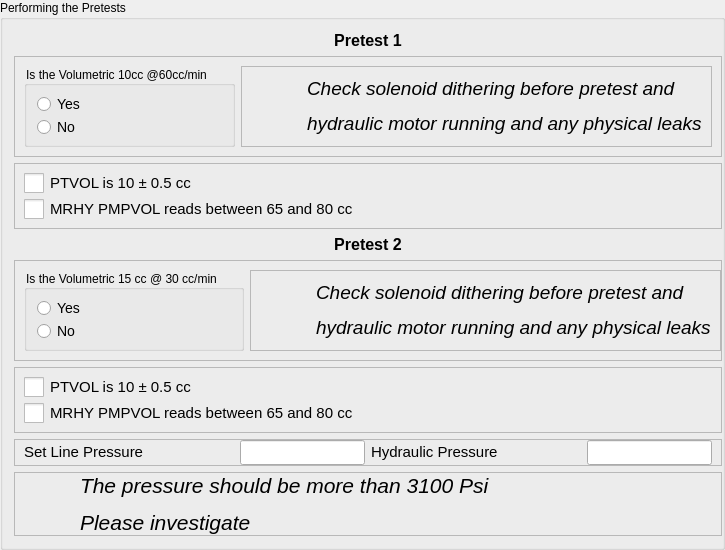
    <widget class="QGroupBox" name="groupBox">
     <property name="title">
      <string>Performing the Pretests</string>
     </property>
     <layout class="QVBoxLayout" name="verticalLayout_3">
      <property name="rightMargin">
       <number>0</number>
      </property>
      <item>
       <widget class="QLabel" name="label_11">
        <property name="text">
         <string>&lt;html&gt;&lt;head/&gt;&lt;body&gt;&lt;p align=&quot;center&quot;&gt;&lt;span style=&quot; font-size:12pt; font-weight:700;&quot;&gt;Pretest 1&lt;/span&gt;&lt;/p&gt;&lt;/body&gt;&lt;/html&gt;</string>
        </property>
       </widget>
      </item>
      <item>
       <widget class="QFrame" name="frame_21">
        <property name="frameShape">
         <enum>QFrame::Shape::StyledPanel</enum>
        </property>
        <property name="frameShadow">
         <enum>QFrame::Shadow::Raised</enum>
        </property>
        <layout class="QHBoxLayout" name="horizontalLayout_4">
         <item>
          <widget class="QGroupBox" name="groupBox_3">
           <property name="minimumSize">
            <size>
             <width>210</width>
             <height>0</height>
            </size>
           </property>
           <property name="styleSheet">
            <string notr="true">QGroupBox::title {
    font-size: 16px;
}
</string>
           </property>
           <property name="title">
            <string>Is the Volumetric 10cc @60cc/min</string>
           </property>
           <property name="checkable">
            <bool>false</bool>
           </property>
           <property name="checked">
            <bool>false</bool>
           </property>
           <layout class="QVBoxLayout" name="verticalLayout_13">
            <item>
             <widget class="QRadioButton" name="radioButton_5">
              <property name="styleSheet">
               <string notr="true">QRadioButton{
    font-size: 14px; /* Larger text */
}
QRadioButton::indicator {
    width: 15px; /* Larger checkbox square */
    height: 15px; /* Larger checkbox square */
}</string>
              </property>
              <property name="text">
               <string>Yes</string>
              </property>
             </widget>
            </item>
            <item>
             <widget class="QRadioButton" name="radioButton_6">
              <property name="styleSheet">
               <string notr="true">QRadioButton{
    font-size: 14px; /* Larger text */
}
QRadioButton::indicator {
    width: 15px; /* Larger checkbox square */
    height: 15px; /* Larger checkbox square */
}</string>
              </property>
              <property name="text">
               <string>No</string>
              </property>
             </widget>
            </item>
           </layout>
          </widget>
         </item>
         <item>
          <widget class="QFrame" name="frame_22">
           <property name="frameShape">
            <enum>QFrame::Shape::StyledPanel</enum>
           </property>
           <property name="frameShadow">
            <enum>QFrame::Shadow::Raised</enum>
           </property>
           <layout class="QHBoxLayout" name="horizontalLayout_20">
            <property name="spacing">
             <number>15</number>
            </property>
            <property name="topMargin">
             <number>0</number>
            </property>
            <property name="bottomMargin">
             <number>0</number>
            </property>
            <item>
             <widget class="QLabel" name="label_24">
              <property name="minimumSize">
               <size>
                <width>41</width>
                <height>41</height>
               </size>
              </property>
              <property name="maximumSize">
               <size>
                <width>41</width>
                <height>41</height>
               </size>
              </property>
              <property name="text">
               <string/>
              </property>
              <property name="pixmap">
               <pixmap resource="../../Images.qrc">:/Icons/Icons/risk-icon.png</pixmap>
              </property>
              <property name="scaledContents">
               <bool>true</bool>
              </property>
             </widget>
            </item>
            <item>
             <widget class="QLabel" name="label_25">
              <property name="text">
               <string>&lt;html&gt;&lt;head/&gt;&lt;body&gt;&lt;p&gt;&lt;span style=&quot; font-size:14pt; font-style:italic;&quot;&gt;Check solenoid dithering before pretest and &lt;/span&gt;&lt;/p&gt;&lt;p&gt;&lt;span style=&quot; font-size:14pt; font-style:italic;&quot;&gt;hydraulic motor running and any physical leaks&lt;/span&gt;&lt;/p&gt;&lt;/body&gt;&lt;/html&gt;</string>
              </property>
             </widget>
            </item>
           </layout>
          </widget>
         </item>
        </layout>
       </widget>
      </item>
      <item>
       <widget class="QFrame" name="frame_19">
        <property name="frameShape">
         <enum>QFrame::Shape::StyledPanel</enum>
        </property>
        <property name="frameShadow">
         <enum>QFrame::Shadow::Raised</enum>
        </property>
        <layout class="QVBoxLayout" name="verticalLayout_2">
         <item>
          <widget class="QCheckBox" name="checkBox_2">
           <property name="enabled">
            <bool>true</bool>
           </property>
           <property name="styleSheet">
            <string notr="true">QCheckBox {
    font-size: 15px; /* Larger text */
}
QCheckBox::indicator {
    width: 20px; /* Larger checkbox square */
    height: 20px; /* Larger checkbox square */
}</string>
           </property>
           <property name="text">
            <string>PTVOL is 10 ± 0.5 cc</string>
           </property>
          </widget>
         </item>
         <item>
          <widget class="QCheckBox" name="checkBox_5">
           <property name="enabled">
            <bool>true</bool>
           </property>
           <property name="styleSheet">
            <string notr="true">QCheckBox {
    font-size: 15px; /* Larger text */
}
QCheckBox::indicator {
    width: 20px; /* Larger checkbox square */
    height: 20px; /* Larger checkbox square */
}</string>
           </property>
           <property name="text">
            <string>MRHY PMPVOL reads between 65 and 80 cc</string>
           </property>
          </widget>
         </item>
        </layout>
       </widget>
      </item>
      <item>
       <widget class="QLabel" name="label_28">
        <property name="text">
         <string>&lt;html&gt;&lt;head/&gt;&lt;body&gt;&lt;p align=&quot;center&quot;&gt;&lt;span style=&quot; font-size:12pt; font-weight:700;&quot;&gt;Pretest 2&lt;/span&gt;&lt;/p&gt;&lt;/body&gt;&lt;/html&gt;</string>
        </property>
       </widget>
      </item>
      <item>
       <widget class="QFrame" name="frame_24">
        <property name="frameShape">
         <enum>QFrame::Shape::StyledPanel</enum>
        </property>
        <property name="frameShadow">
         <enum>QFrame::Shadow::Raised</enum>
        </property>
        <layout class="QHBoxLayout" name="horizontalLayout_5">
         <property name="rightMargin">
          <number>0</number>
         </property>
         <item>
          <widget class="QGroupBox" name="groupBox_4">
           <property name="minimumSize">
            <size>
             <width>210</width>
             <height>0</height>
            </size>
           </property>
           <property name="styleSheet">
            <string notr="true">QGroupBox::title {
    font-size: 16px;
}
</string>
           </property>
           <property name="title">
            <string>Is the Volumetric 15 cc @ 30 cc/min</string>
           </property>
           <property name="checkable">
            <bool>false</bool>
           </property>
           <property name="checked">
            <bool>false</bool>
           </property>
           <layout class="QVBoxLayout" name="verticalLayout_14">
            <item>
             <widget class="QRadioButton" name="radioButton_7">
              <property name="styleSheet">
               <string notr="true">QRadioButton{
    font-size: 14px; /* Larger text */
}
QRadioButton::indicator {
    width: 15px; /* Larger checkbox square */
    height: 15px; /* Larger checkbox square */
}</string>
              </property>
              <property name="text">
               <string>Yes</string>
              </property>
             </widget>
            </item>
            <item>
             <widget class="QRadioButton" name="radioButton_8">
              <property name="styleSheet">
               <string notr="true">QRadioButton{
    font-size: 14px; /* Larger text */
}
QRadioButton::indicator {
    width: 15px; /* Larger checkbox square */
    height: 15px; /* Larger checkbox square */
}</string>
              </property>
              <property name="text">
               <string>No</string>
              </property>
             </widget>
            </item>
           </layout>
          </widget>
         </item>
         <item>
          <widget class="QFrame" name="frame_25">
           <property name="frameShape">
            <enum>QFrame::Shape::StyledPanel</enum>
           </property>
           <property name="frameShadow">
            <enum>QFrame::Shadow::Raised</enum>
           </property>
           <layout class="QHBoxLayout" name="horizontalLayout_22">
            <property name="spacing">
             <number>15</number>
            </property>
            <property name="topMargin">
             <number>0</number>
            </property>
            <property name="bottomMargin">
             <number>0</number>
            </property>
            <item>
             <widget class="QLabel" name="label_29">
              <property name="minimumSize">
               <size>
                <width>41</width>
                <height>41</height>
               </size>
              </property>
              <property name="maximumSize">
               <size>
                <width>41</width>
                <height>41</height>
               </size>
              </property>
              <property name="text">
               <string/>
              </property>
              <property name="pixmap">
               <pixmap resource="../../Images.qrc">:/Icons/Icons/risk-icon.png</pixmap>
              </property>
              <property name="scaledContents">
               <bool>true</bool>
              </property>
             </widget>
            </item>
            <item>
             <widget class="QLabel" name="label_30">
              <property name="text">
               <string>&lt;html&gt;&lt;head/&gt;&lt;body&gt;&lt;p&gt;&lt;span style=&quot; font-size:14pt; font-style:italic;&quot;&gt;Check solenoid dithering before pretest and &lt;/span&gt;&lt;/p&gt;&lt;p&gt;&lt;span style=&quot; font-size:14pt; font-style:italic;&quot;&gt;hydraulic motor running and any physical leaks&lt;/span&gt;&lt;/p&gt;&lt;/body&gt;&lt;/html&gt;</string>
              </property>
             </widget>
            </item>
           </layout>
          </widget>
         </item>
        </layout>
       </widget>
      </item>
      <item>
       <widget class="QFrame" name="frame_27">
        <property name="frameShape">
         <enum>QFrame::Shape::StyledPanel</enum>
        </property>
        <property name="frameShadow">
         <enum>QFrame::Shadow::Raised</enum>
        </property>
        <layout class="QVBoxLayout" name="verticalLayout_4">
         <item>
          <widget class="QCheckBox" name="checkBox_6">
           <property name="enabled">
            <bool>true</bool>
           </property>
           <property name="styleSheet">
            <string notr="true">QCheckBox {
    font-size: 15px; /* Larger text */
}
QCheckBox::indicator {
    width: 20px; /* Larger checkbox square */
    height: 20px; /* Larger checkbox square */
}</string>
           </property>
           <property name="text">
            <string>PTVOL is 10 ± 0.5 cc</string>
           </property>
          </widget>
         </item>
         <item>
          <widget class="QCheckBox" name="checkBox_7">
           <property name="enabled">
            <bool>true</bool>
           </property>
           <property name="styleSheet">
            <string notr="true">QCheckBox {
    font-size: 15px; /* Larger text */
}
QCheckBox::indicator {
    width: 20px; /* Larger checkbox square */
    height: 20px; /* Larger checkbox square */
}</string>
           </property>
           <property name="text">
            <string>MRHY PMPVOL reads between 65 and 80 cc</string>
           </property>
          </widget>
         </item>
        </layout>
       </widget>
      </item>
      <item>
       <widget class="QFrame" name="frame_26">
        <property name="frameShape">
         <enum>QFrame::Shape::StyledPanel</enum>
        </property>
        <property name="frameShadow">
         <enum>QFrame::Shadow::Raised</enum>
        </property>
        <layout class="QHBoxLayout" name="horizontalLayout_6">
         <property name="topMargin">
          <number>0</number>
         </property>
         <property name="bottomMargin">
          <number>0</number>
         </property>
         <item>
          <widget class="QLabel" name="label_31">
           <property name="text">
            <string>&lt;html&gt;&lt;head/&gt;&lt;body&gt;&lt;p&gt;&lt;span style=&quot; font-size:11pt;&quot;&gt;Set Line Pressure&lt;/span&gt;&lt;/p&gt;&lt;/body&gt;&lt;/html&gt;</string>
           </property>
          </widget>
         </item>
         <item>
          <widget class="QLineEdit" name="lineEdit_12">
           <property name="minimumSize">
            <size>
             <width>125</width>
             <height>25</height>
            </size>
           </property>
           <property name="maximumSize">
            <size>
             <width>125</width>
             <height>25</height>
            </size>
           </property>
          </widget>
         </item>
         <item>
          <widget class="QLabel" name="label_32">
           <property name="text">
            <string>&lt;html&gt;&lt;head/&gt;&lt;body&gt;&lt;p&gt;&lt;span style=&quot; font-size:11pt;&quot;&gt;Hydraulic Pressure&lt;/span&gt;&lt;/p&gt;&lt;/body&gt;&lt;/html&gt;</string>
           </property>
          </widget>
         </item>
         <item>
          <widget class="QLineEdit" name="lineEdit_11">
           <property name="minimumSize">
            <size>
             <width>125</width>
             <height>25</height>
            </size>
           </property>
           <property name="maximumSize">
            <size>
             <width>125</width>
             <height>25</height>
            </size>
           </property>
          </widget>
         </item>
        </layout>
       </widget>
      </item>
      <item>
       <widget class="QFrame" name="frame_23">
        <property name="frameShape">
         <enum>QFrame::Shape::StyledPanel</enum>
        </property>
        <property name="frameShadow">
         <enum>QFrame::Shadow::Raised</enum>
        </property>
        <layout class="QHBoxLayout" name="horizontalLayout_21">
         <property name="spacing">
          <number>15</number>
         </property>
         <property name="topMargin">
          <number>0</number>
         </property>
         <property name="bottomMargin">
          <number>0</number>
         </property>
         <item>
          <widget class="QLabel" name="label_26">
           <property name="minimumSize">
            <size>
             <width>41</width>
             <height>41</height>
            </size>
           </property>
           <property name="maximumSize">
            <size>
             <width>41</width>
             <height>41</height>
            </size>
           </property>
           <property name="text">
            <string/>
           </property>
           <property name="pixmap">
            <pixmap resource="../../Images.qrc">:/Icons/Icons/risk-icon.png</pixmap>
           </property>
           <property name="scaledContents">
            <bool>true</bool>
           </property>
          </widget>
         </item>
         <item>
          <widget class="QLabel" name="label_27">
           <property name="text">
            <string>&lt;html&gt;&lt;head/&gt;&lt;body&gt;&lt;p&gt;&lt;span style=&quot; font-size:16pt; font-style:italic;&quot;&gt;The pressure should be more than 3100 Psi&lt;/span&gt;&lt;/p&gt;&lt;p&gt;&lt;span style=&quot; font-size:16pt; font-style:italic;&quot;&gt;Please investigate&lt;/span&gt;&lt;/p&gt;&lt;/body&gt;&lt;/html&gt;</string>
           </property>
          </widget>
         </item>
        </layout>
       </widget>
      </item>
     </layout>
    </widget>
